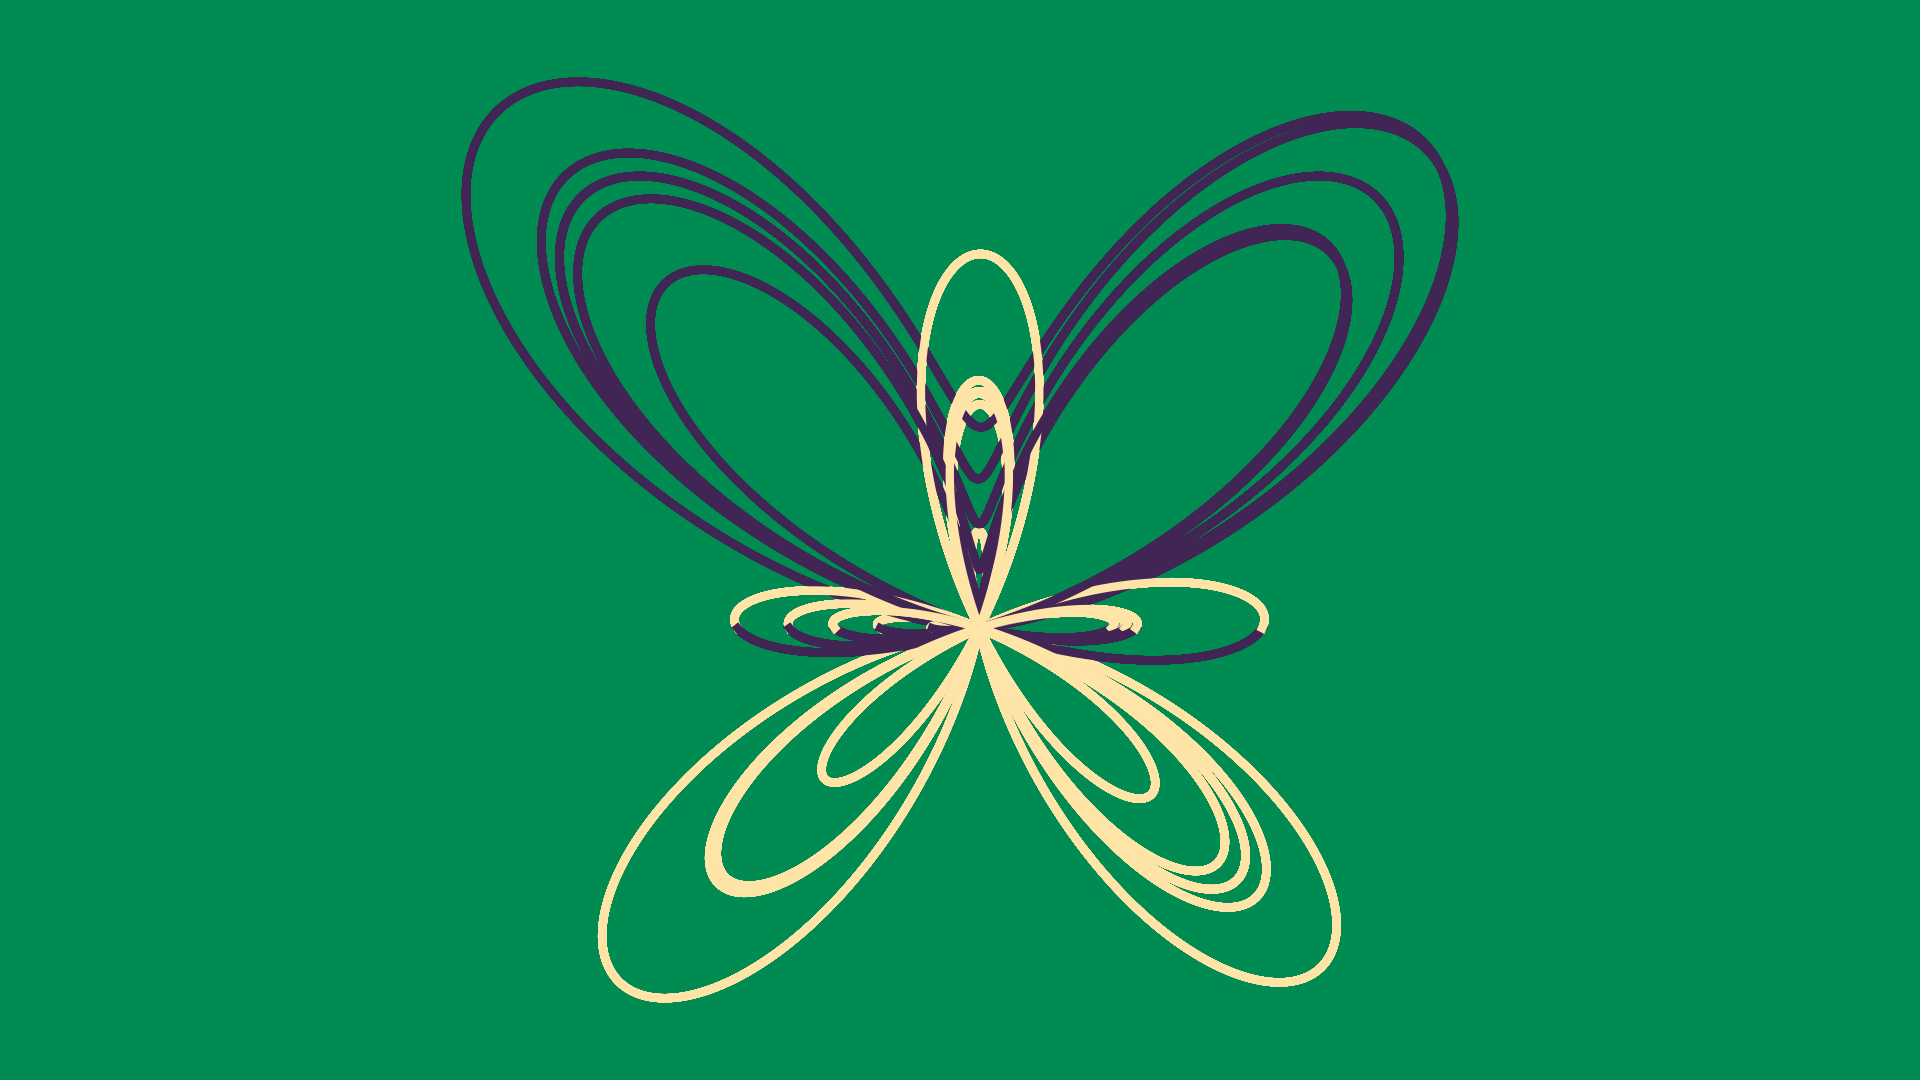

The Python source for this figure:
from pathlib import Path

import numpy as np

from template_plt import plt


def main() -> None:
    # start
    fp: Path = Path(__file__).resolve().with_suffix(".png")
    c0: str = "#008B52"
    c1: str = "#412554"
    c2: str = "#FFE4A8"
    fig: plt.Figure
    ax: plt.Axes
    fig, ax = plt.subplots()
    # plot
    n: int = 192
    t: np.ndarray = np.linspace(0, np.pi, 1+3600, endpoint=True)
    col: list[str] = [c1, c2]
    for i in range(n):
        r: np.ndarray = np.exp(np.sin(t)) - 2*np.cos(4*t) + np.pow(np.sin((4*t-np.pi)/24), 5)
        ax.plot(r*np.cos(t), r*np.sin(t), color=col[i%2], linewidth=6)
        t += np.pi
    # finish
    ax.axis("off")
    ax.set_aspect("equal")
    ax.set_facecolor(c0)
    fig.set_facecolor(c0)
    fig.tight_layout()
    fig.savefig(fp, facecolor=fig.get_facecolor())
    plt.cla()
    plt.clf()
    plt.close(fig)
    return None


if __name__ == "__main__":
    main()
